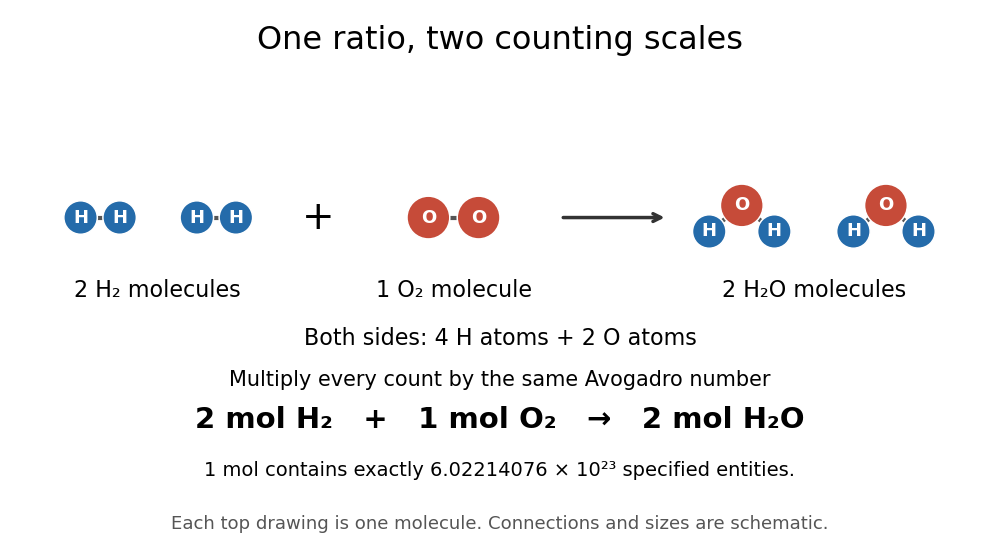

Python code for this plot:
"""Draw stoichiometry-particle-counts.png into the current working directory.

Schematic particles, not a reaction mechanism or a molecular geometry model.
Tested with Python 3.14.4, NumPy 2.3.5, Matplotlib 3.10.7.
From _media: MPLBACKEND=Agg MPLCONFIGDIR=/tmp python3 ../stoichiometry-particle-counts.py
"""

import matplotlib

matplotlib.use("Agg")
import matplotlib.pyplot as plt
from matplotlib.patches import Circle
import numpy as np


H_COLOR = "#246baa"
O_COLOR = "#c64b39"


def molecule(ax, center, species):
    center = np.asarray(center, dtype=float)
    if species == "H2":
        positions = center + np.array([[-0.21, 0], [0.21, 0]])
        elements = ["H", "H"]
        bonds = [(0, 1)]
    elif species == "O2":
        positions = center + np.array([[-0.27, 0], [0.27, 0]])
        elements = ["O", "O"]
        bonds = [(0, 1)]
    else:
        positions = center + np.array([[0, 0.13], [-0.35, -0.15], [0.35, -0.15]])
        elements = ["O", "H", "H"]
        bonds = [(0, 1), (0, 2)]
    for i, j in bonds:
        ax.plot(positions[[i, j], 0], positions[[i, j], 1], color="#555555", lw=3, zorder=1)
    for pos, element in zip(positions, elements):
        ax.add_patch(Circle(pos, 0.18 if element == "H" else 0.23,
                            facecolor=H_COLOR if element == "H" else O_COLOR,
                            edgecolor="white", lw=1.1, zorder=2))
        ax.text(*pos, element, color="white", fontsize=13, weight="bold",
                ha="center", va="center", zorder=3)


def main():
    # Columns: H2, O2, H2O. Rows: H atoms, O atoms.
    atoms = np.array([[2, 0, 2], [0, 2, 1]], dtype=int)
    initial = np.array([2, 1, 0])
    final = np.array([0, 0, 2])
    np.testing.assert_array_equal(atoms @ initial, atoms @ final)
    np.testing.assert_array_equal(atoms @ initial, [4, 2])
    avogadro_number = 602214076000000000000000
    assert 2 * avogadro_number == 1204428152000000000000000
    plt.rcParams.update({"font.size": 14, "savefig.facecolor": "white"})
    fig = plt.figure(figsize=(10, 5.6), facecolor="white")
    ax = fig.add_axes([0.035, 0.32, 0.93, 0.50])
    ax.set(xlim=(0, 10), ylim=(-0.65, 1.95), aspect="equal")
    ax.axis("off")
    fig.suptitle("One ratio, two counting scales", fontsize=23, y=0.955)
    molecule(ax, (0.7, 0.9), "H2")
    molecule(ax, (1.95, 0.9), "H2")
    molecule(ax, (4.5, 0.9), "O2")
    molecule(ax, (7.6, 0.9), "H2O")
    molecule(ax, (9.15, 0.9), "H2O")
    ax.text(3.05, 0.9, "+", fontsize=28, ha="center", va="center")
    ax.annotate("", xy=(6.8, 0.9), xytext=(5.65, 0.9),
                arrowprops={"arrowstyle": "->", "lw": 2.5, "color": "#333333"})
    for x, label in [(1.32, "2 H₂ molecules"), (4.5, "1 O₂ molecule"), (8.38, "2 H₂O molecules")]:
        ax.text(x, 0.05, label, ha="center", fontsize=16)
    ax.text(5, -0.47, "Both sides: 4 H atoms + 2 O atoms", ha="center", fontsize=16)
    fig.text(0.5, 0.31, "Multiply every count by the same Avogadro number", ha="center", fontsize=15)
    fig.text(0.5, 0.235, "2 mol H₂   +   1 mol O₂   →   2 mol H₂O", ha="center", fontsize=21, weight="bold")
    fig.text(0.5, 0.15, "1 mol contains exactly 6.02214076 × 10²³ specified entities.", ha="center", fontsize=14)
    fig.text(0.5, 0.055, "Each top drawing is one molecule. Connections and sizes are schematic.",
             ha="center", fontsize=13, color="#555555")
    fig.savefig("stoichiometry-particle-counts.png", dpi=100, facecolor="white", transparent=False)
    plt.close(fig)
    print("Verified 4 H and 2 O atoms on each side; exact count in two moles.")


if __name__ == "__main__":
    main()
